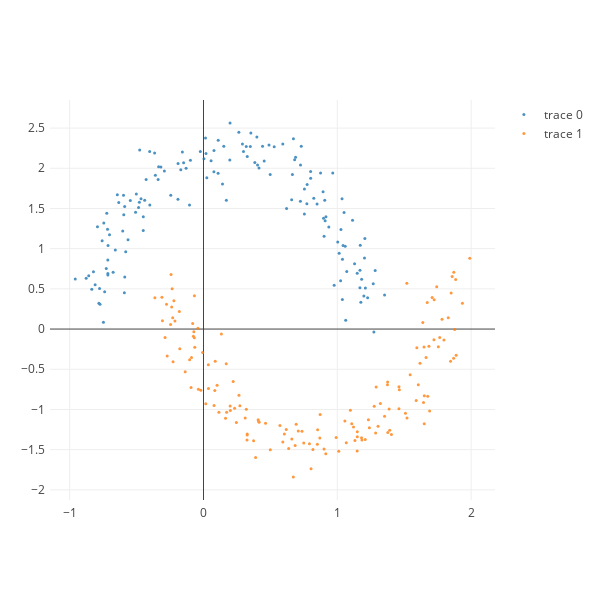

The notebook cell saved with this chart:
### Code cell
X, color = make_moons(n_samples=300, 
    xy_ratio=2.0, x_gap=-.2, y_gap=0.2, noise=0.1)

ipython_2d_scatter(X, color)

### Figure 1 — Plotly figure (JSON) as saved in the notebook; plotly's stock layout.template omitted (floating-point values rounded to 4 significant figures; data arrays with more than 128 entries replaced by an {"elided": "..."} marker saying what was removed)
{"data": [{"marker": {"color": 0, "colorscale": "Jet", "size": 3}, "mode": "markers", "opacity": 0.8, "text": {"elided": "150 str values"}, "type": "scatter", "x": {"elided": "150 float values"}, "y": {"elided": "150 float values"}}, {"marker": {"color": 1, "colorscale": "Jet", "size": 3}, "mode": "markers", "opacity": 0.8, "text": {"elided": "150 str values"}, "type": "scatter", "x": {"elided": "150 float values"}, "y": {"elided": "150 float values"}}], "layout": {"autosize": false, "height": 600, "margin": {"b": 100, "l": 50, "pad": 4, "r": 50, "t": 100}, "width": 600}}
